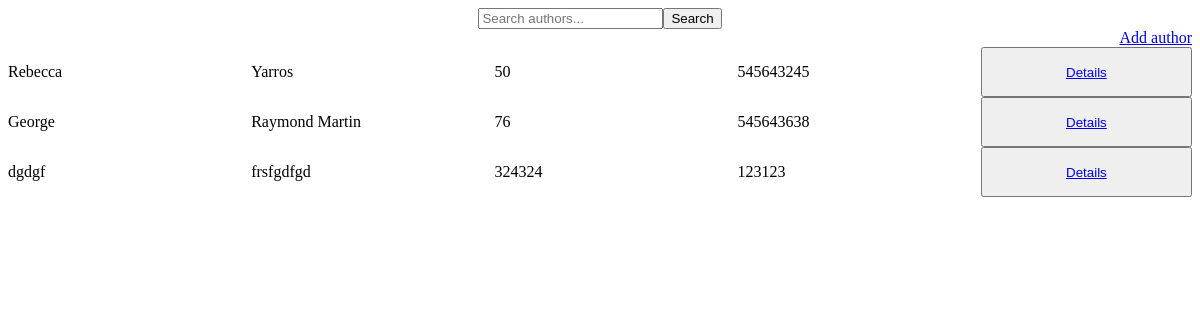
Before: / with the older database file.
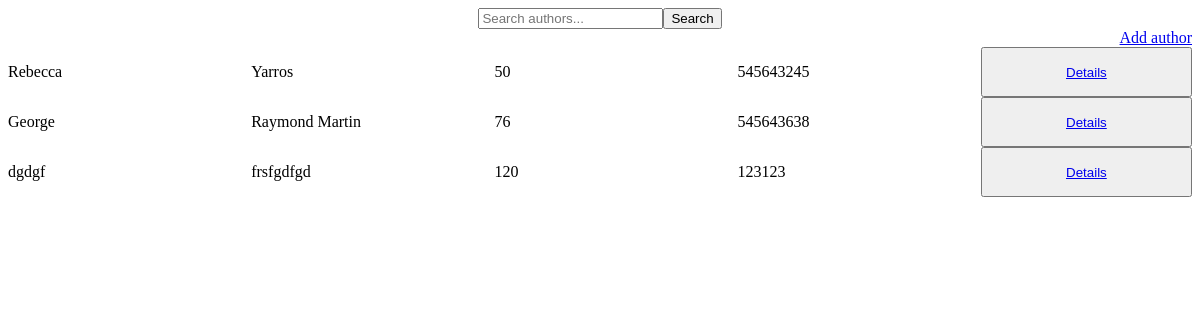
After: the same page with the newer database file.
### core_apps/app/models.py (models this page shows, shortened)
class Author(models.Model):
    first_name = models.CharField(max_length=100)
    last_name = models.CharField(max_length=100)
    age = models.PositiveIntegerField(validators=[MaxValueValidator(199)])
    national_id = models.CharField(max_length=10, unique=True)

### core_apps/app/views.py (the view)
# urls.py: path("", AuthorListView.as_view(), name="home"),
class AuthorListView(ListView):
    model = Author
    template_name = "app/home.html"
    context_object_name = "authors"
    def get_queryset(self):
        query = self.request.GET.get("q")
        print(query)
        if query:
            return Author.objects.filter(
                Q(first_name__icontains=query)
                | Q(last_name__icontains=query)
                | Q(national_id__icontains=query)
            )
        return Author.objects.all()

### core_apps/app/templates/app/home.html
{% extends "base.html" %} {% block title %}authors{% endblock title %} fillerrr
{% block content %}
<section>
  <form method="get" action="" class="flexcenter">
    <input
      type="text"
      name="q"
      placeholder="Search authors..."
      value="{{ request.GET.q }}"
    />
    <button type="submit">Search</button>
  </form>
</section>
<section>
  <div class="flexend">
    <a href="{% url 'add_author' %}">Add author</a>
  </div>
  {% for author in authors %}
  <article class="gridrow">
    <p>{{author.first_name}}</p>
    <p>{{author.last_name}}</p>
    <p>{{author.age}}</p>
    <p>{{author.national_id}}</p>
    <button><a href="{% url 'author_detail' author.id %}">Details</a></button>
  </article>
  {% endfor %}
</section>
{% endblock content %}

Changed rows visible on the page:
changed Author "dgdgf": age "324324" → "120"
